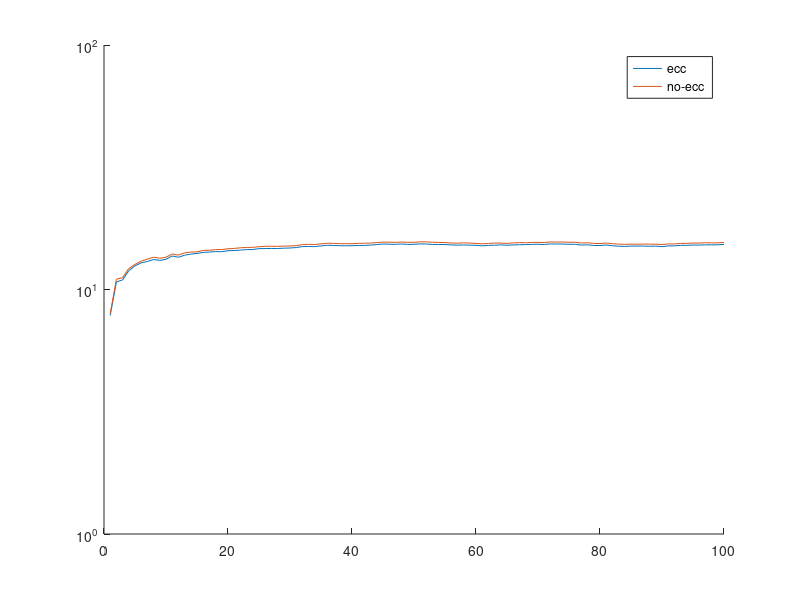
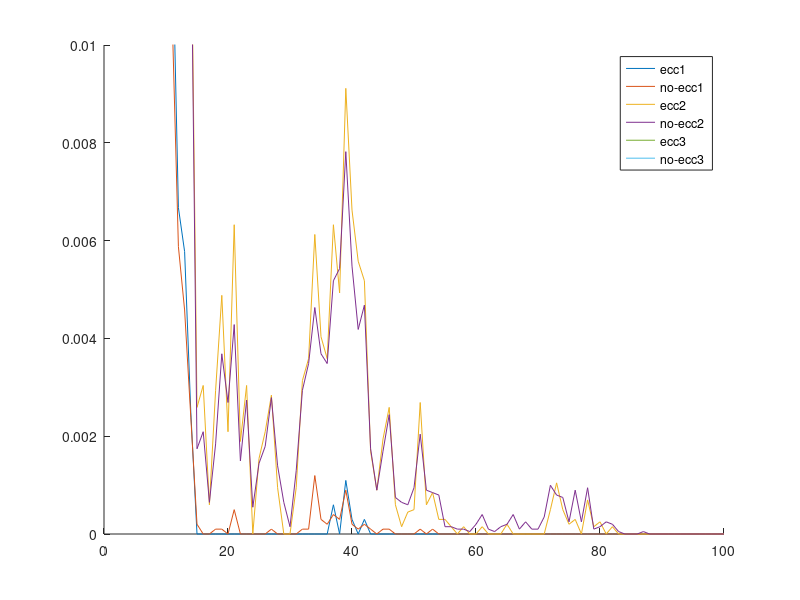

Write the MATLAB code that produced these figures, in order.
close all; clear all;
load('P100-noBCH.mat');
BERno = BER;
throughputno = throughput;
load('511-502BCH-P100.mat');
figure
hold on
for u = 1:Users
    semilogy(1:T,502/511*max(throughput(:,u,:),[],3));
    semilogy(1:T,max(throughputno(:,u,:),[],3));
end
legend('ecc', 'no-ecc');

figure
hold on;
for u = 1:Users
    for m=1:Mords
        plot(1:T,BER(:,u,m,1));
        plot(1:T,BERno(:,u,m,1));
    end
end
legend('ecc1', 'no-ecc1','ecc2','no-ecc2','ecc3','no-ecc3');
ylim([0 .01])